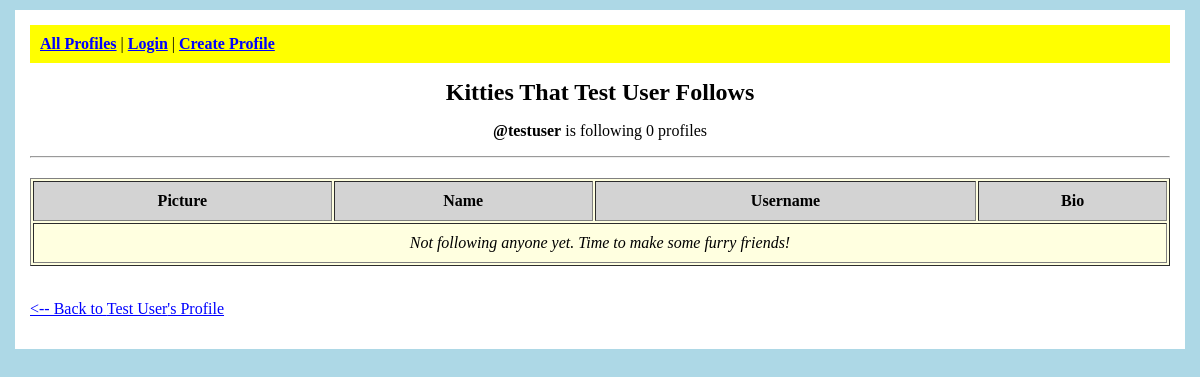
The app's page /mini_insta/profile/1/following/ with its own data.
### mini_insta/models.py (models this page shows, shortened)
class Profile(models.Model):
    user = models.ForeignKey(User, on_delete=models.CASCADE, default=1)
    bio_text = models.TextField(blank=True)
    username = models.CharField(max_length=100, unique=True)
    profile_image_url = models.URLField(max_length=500)
    display_name = models.CharField(max_length=100)
    join_date = models.DateTimeField(auto_now_add=True)
    def get_following(self):
        follow_objects = Follow.objects.filter(follower_profile=self)
        following = [follow.profile for follow in follow_objects]
        return following
    def get_num_following(self):
        return Follow.objects.filter(follower_profile=self).count()

### mini_insta/views.py (the view)
# urls.py: path('profile/<int:pk>/following/', views.ShowFollowingDetailView.as_view(), name='show_following'),
class ShowFollowingDetailView(DetailView):
    model = Profile
    template_name = 'mini_insta/show_following.html'
    context_object_name = 'profile'

### mini_insta/templates/mini_insta/show_following.html (shortened to what this page needs)
{% extends 'mini_insta/base.html' %}
{% block content %}
<center>
    <h1>Kitties That {{ profile.display_name }} Follows</h1>
    <p><b>@{{ profile.username }}</b> is following {{ profile.get_num_following }} profile{% if profile.get_num_following != 1 %}s{% endif %}</p>
</center>
<hr>
<table border="1" cellpadding="10" style="width: 100%; margin-top: 20px; background-color: lightyellow;">
    <tr style="background-color: lightgray;">
        <th>Picture</th>
        <th>Name</th>
        <th>Username</th>
        <th>Bio</th>
    </tr>
    {% for following in profile.get_following %}
    <tr>
        <td style="text-align: center;">
            <a href="{% url 'mini_insta:show_profile' following.pk %}">
                <img src="{{ following.profile_image_url }}" alt="{{ following.display_name }}"
                     width="80" height="80" style="border: 1px solid black;">
            </a>
        </td>
        <td>
            <a href="{% url 'mini_insta:show_profile' following.pk %}" style="color: blue;">
                {{ following.display_name }}
            </a>
        </td>
        <td>@{{ following.username }}</td>
        <td>
            {% if following.bio_text %}
                {{ following.bio_text|truncatechars:50 }}
            {% else %}
                (no bio)
            {% endif %}
        </td>
    </tr>
    {% empty %}
    <tr>
        <td colspan="4" style="text-align: center;">
            <i>Not following anyone yet. Time to make some furry friends!</i>
        </td>
    </tr>
    {% endfor %}
</table>
<br>
<p>
    <a href="{% url 'mini_insta:show_profile' profile.pk %}" style="color: blue; text-decoration: underline;">
        &lt;-- Back to {{ profile.display_name }}'s Profile
    </a>
</p>
{% endblock %}

### mini_insta/templates/mini_insta/base.html (style rules this page uses)
body { font-family: Times; margin: 10px; background-color: lightblue; }
h1 { color: black; text-align: center; font-size: 24px; }

### records on screen
Profile: display_name "Test User", username "testuser", get_num_following "0"
